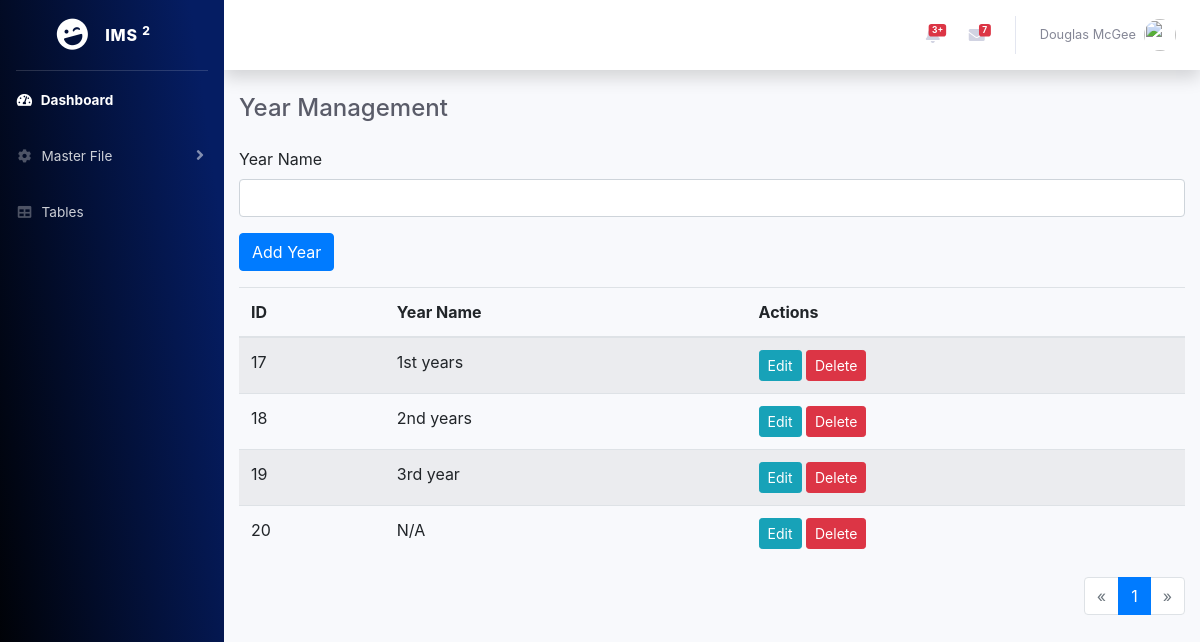
The app's page /create_year.php with its own data.
### tables this page shows
CREATE TABLE `year_table` (
  `id` int(11) NOT NULL,
  `year_name` varchar(100) NOT NULL,
  `created_at` timestamp NOT NULL DEFAULT current_timestamp()
);

### create_year.php (the view, shortened to what this page needs)
<?php
include("database/connection.php");
include("includes/header.php");
$results_per_page = 5;
$page = isset($_GET['page']) ? (int)$_GET['page'] : 1;
$start = ($page - 1) * $results_per_page;
$sql = "SELECT * FROM year_table LIMIT $start, $results_per_page";
$result = $conn->query($sql);
$sql_total = "SELECT COUNT(*) as total FROM year_table";
$result_total = $conn->query($sql_total);
$total_rows = $result_total->fetch_assoc()['total'];
$total_pages = ceil($total_rows / $results_per_page);
?>
<div id="wrapper">
    <?php include("nav.php"); ?>
    <div id="content-wrapper" class="d-flex flex-column">
        <div id="content">
            <?php include("includes/topnav.php"); ?>
            <div class="container-fluid">
                <div class="d-sm-flex align-items-center justify-content-between mb-4">
                    <h4 class="h4 mb-0 text-gray-800">Year Management </h4>
                </div>
                <form action="" method="post" class="mb-3">
                    <div class="form-group">
                        <label for="year_name">Year Name</label>
                        <input type="text" class="form-control" id="year_name" name="year_name" required>
                    </div>
                    <button type="submit" name="add_year" class="btn btn-primary">Add Year</button>
                </form>
                <table class="table table-striped">
                    <thead>
                        <tr>
                            <th>ID</th>
                            <th>Year Name</th>
                            <th>Actions</th>
                        </tr>
                    </thead>
                    <tbody>
                        <?php while ($row = $result->fetch_assoc()): ?>
                            <tr>
                                <td><?php echo $row['id']; ?></td>
                                <td><?php echo htmlspecialchars($row['year_name']); ?></td>
                                <td>
                                    <button class="btn btn-info btn-sm" data-toggle="modal" data-target="#editModal" data-id="<?php echo $row['id']; ?>" data-year_name="<?php echo htmlspecialchars($row['year_name']); ?>">Edit</button>
                                    <form action="" method="post" class="d-inline">
                                        <button type="submit" name="delete_year" class="btn btn-danger btn-sm">Delete</button>
                                    </form>
                                </td>
                            </tr>
                        <?php endwhile; ?>
                    </tbody>
                </table>
                <nav aria-label="Page navigation">
                    <ul class="pagination justify-content-end">
                        <li class="page-item <?php if ($page <= 1) echo 'disabled'; ?>">
                            <a class="page-link" href="?page=<?php echo $page - 1; ?>" aria-label="Previous">
                                <span aria-hidden="true">&laquo;</span>
                            </a>
                        </li>
                        <?php for ($i = 1; $i <= $total_pages; $i++): ?>
                            <li class="page-item <?php if ($i == $page) echo 'active'; ?>">
                                <a class="page-link" href="?page=<?php echo $i; ?>"><?php echo $i; ?></a>
                            </li>
                        <?php endfor; ?>
                        <li class="page-item <?php if ($page >= $total_pages) echo 'disabled'; ?>">
                            <a class="page-link" href="?page=<?php echo $page + 1; ?>" aria-label="Next">
                                <span aria-hidden="true">&raquo;</span>
                            </a>
                        </li>
                    </ul>
                </nav>
            </div>
        </div>
    </div>
<?php include("./includes/footer.php"); ?>

### records on screen
year_table: id "17", year_name "1st years"
year_table: id "18", year_name "2nd years"
year_table: id "19", year_name "3rd year"
year_table: id "20", year_name "N/A"
